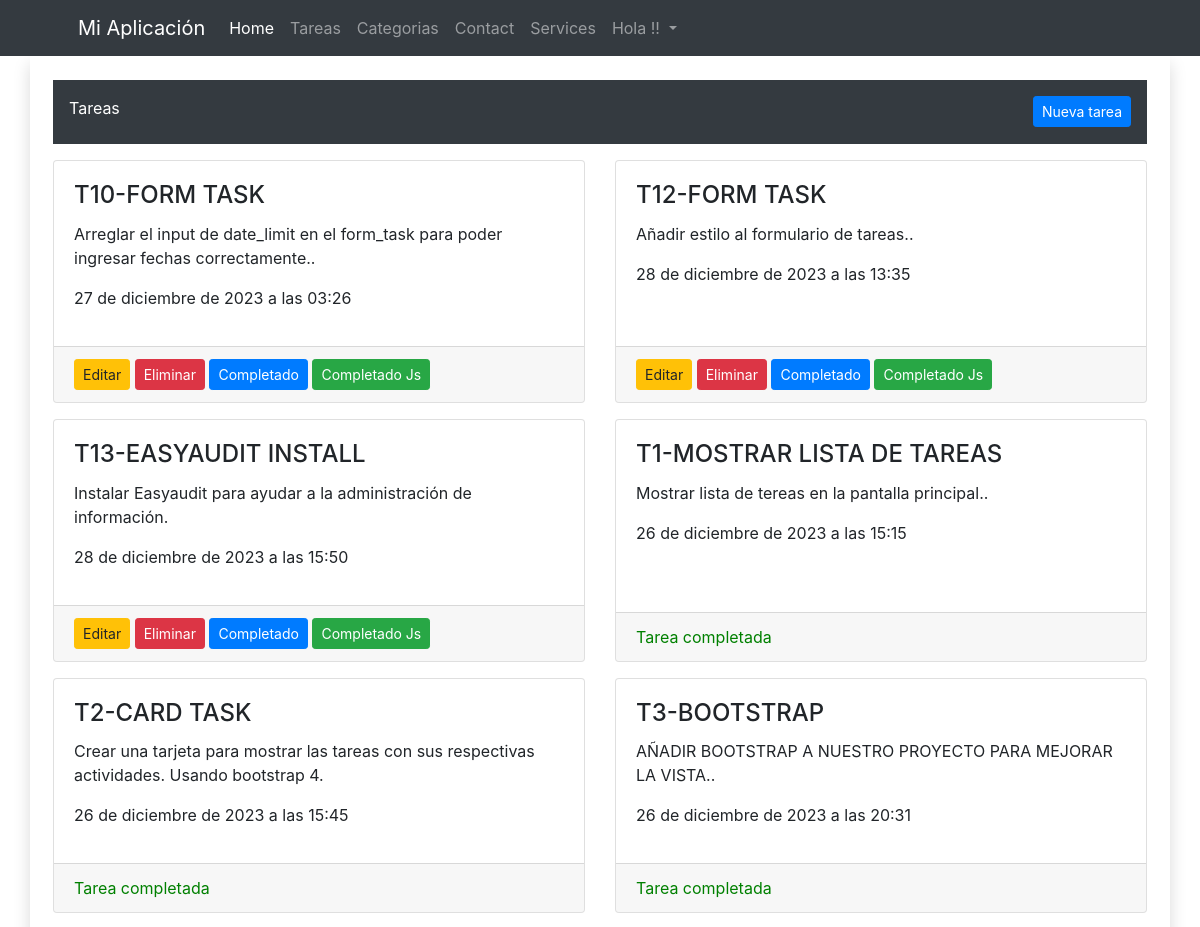
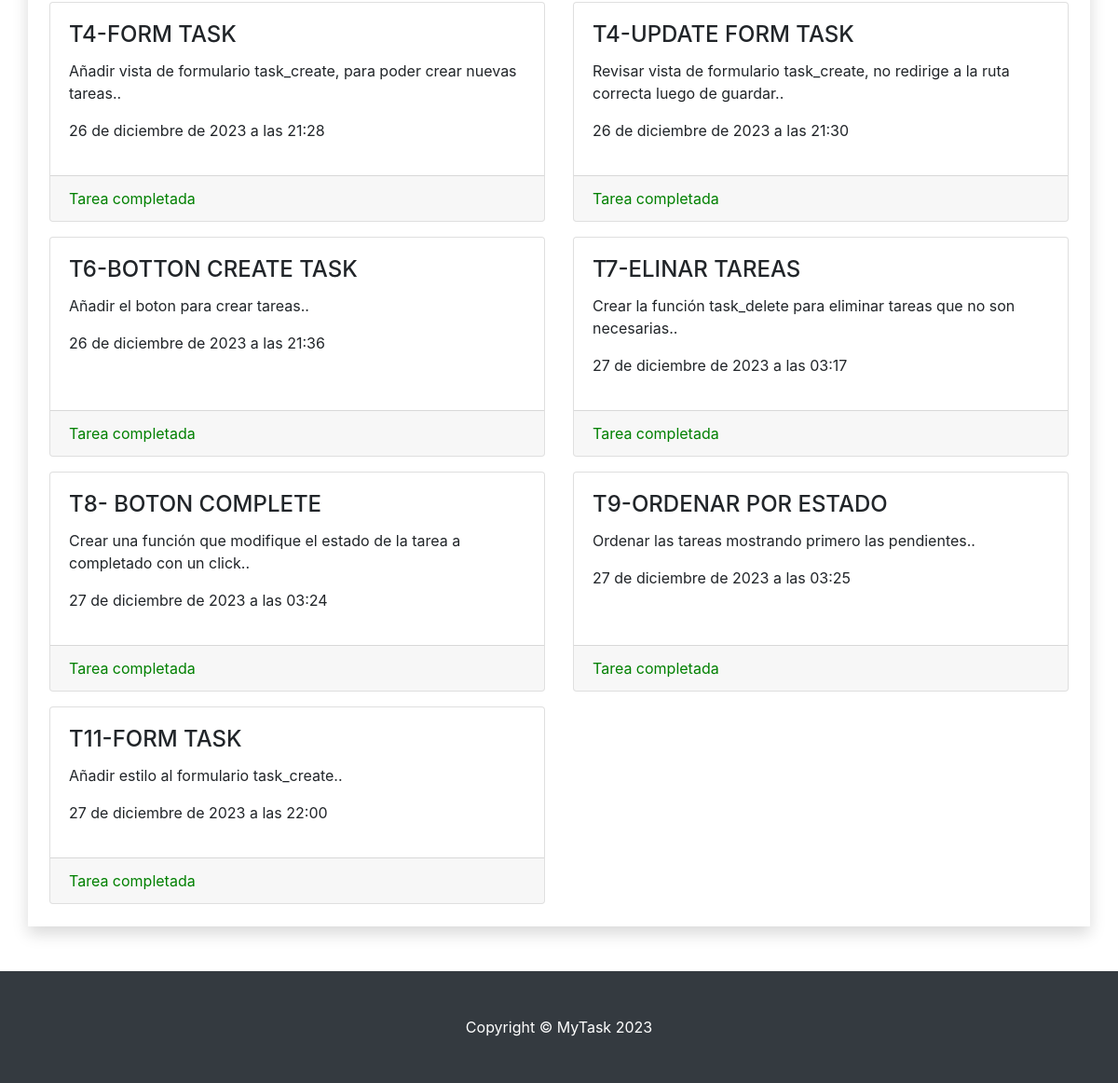
The app's page /task/list/ with its own data (2 pictures, top to bottom).
### task/models.py (models this page shows, shortened)
class Task(models.Model):
    title = models.CharField(max_length=200)
    description = models.TextField()
    created = models.DateTimeField(auto_now_add=True)
    limit_date = models.DateTimeField(auto_now_add=False, null=True, blank=True)
    complete = models.BooleanField(default=False)

### task/views.py (the view)
# urls.py: path('list/', task_list, name='task_list'),
def task_list(request):
    tasks = Task.objects.all().order_by('complete')
    return render(request, 'task/task_list.html', {'tasks': tasks})

### task/templates/task/task_list.html
{% extends 'bases/base.html' %}
{% block content %}
    <div class="container">
        <div class="container p-3 pb-4 my-3 bg-dark text-white">
            Tareas
            <a class="btn btn-primary btn-sm float-right"  href="{% url 'task:task_create' %}">Nueva tarea</a>
        </div>
        <div class="row">
            {% if tasks %}
                {% for task in tasks %}
                    <div class="col-md-6 mb-3">
                        <div class="card h-100">
                            <div class="card-body">
                                <h4 class="card-title">{{ task.title }}</h4>
                                <p class="card-text">{{ task.description }}.</p>
                                <p>{{ task.created }}</p>
                            </div>
                            <div class="card-footer">
                                {% if task.complete %}
                                    <div style="color: green;">Tarea completada</div>
                                {% else %}
                                    <a class="btn btn-warning btn-sm" href="{% url 'task:task_edit' task.id %}">Editar</a>
                                    <a class="btn btn-danger btn-sm" href="{% url 'task:task_delete' task.id %}">Eliminar</a>
                                    <a class="btn btn-primary btn-sm" href="{% url 'task:task_complete' task.id %}">Completado</a>
                                    <a class="btn btn-success btn-sm complete-button" data-task-id="{{ task.id }}">Completado Js</a>
                                {% endif %}
                            </div>
                        </div>
                    </div>
                {% endfor %}
            {% else %}
                <p>No hay tareas</p>
            {% endif %}
        </div>
    </div>
{% endblock %}

### records on screen
Task: title "T10-FORM TASK", description "Arreglar el input de date_limit en el form_task para poder ingresar fechas correctamente.", created "27 de diciembre de 2023 a las 03:26"
Task: title "T12-FORM TASK", description "Añadir estilo al formulario de tareas.", created "28 de diciembre de 2023 a las 13:35"
Task: title "T13-EASYAUDIT INSTALL", description "Instalar Easyaudit para ayudar a la administración de información", created "28 de diciembre de 2023 a las 15:50"
Task: title "T1-MOSTRAR LISTA DE TAREAS", description "Mostrar lista de tereas en la pantalla principal.", created "26 de diciembre de 2023 a las 15:15", complete "Tarea completada"
Task: title "T2-CARD TASK", description "Crear una tarjeta para mostrar las tareas con sus respectivas actividades. Usando bootstrap 4", created "26 de diciembre de 2023 a las 15:45", complete "Tarea completada"
Task: title "T3-BOOTSTRAP", description "AÑADIR BOOTSTRAP A NUESTRO PROYECTO PARA MEJORAR LA VISTA.", created "26 de diciembre de 2023 a las 20:31", complete "Tarea completada"
Task: title "T4-FORM TASK", description "Añadir vista de formulario task_create, para poder crear nuevas tareas.", created "26 de diciembre de 2023 a las 21:28", complete "Tarea completada"
Task: title "T4-UPDATE FORM TASK", description "Revisar vista de formulario task_create, no redirige a la ruta correcta luego de guardar.", created "26 de diciembre de 2023 a las 21:30", complete "Tarea completada"
Task: title "T6-BOTTON CREATE TASK", description "Añadir el boton para crear tareas.", created "26 de diciembre de 2023 a las 21:36", complete "Tarea completada"
Task: title "T7-ELINAR TAREAS", description "Crear la función task_delete para eliminar tareas que no son necesarias.", created "27 de diciembre de 2023 a las 03:17", complete "Tarea completada"
Task: title "T8- BOTON COMPLETE", description "Crear una función que modifique el estado de la tarea a completado con un click.", created "27 de diciembre de 2023 a las 03:24", complete "Tarea completada"
Task: title "T9-ORDENAR POR ESTADO", description "Ordenar las tareas mostrando primero las pendientes.", created "27 de diciembre de 2023 a las 03:25", complete "Tarea completada"
Task: title "T11-FORM TASK", description "Añadir estilo al formulario task_create.", created "27 de diciembre de 2023 a las 22:00", complete "Tarea completada"
